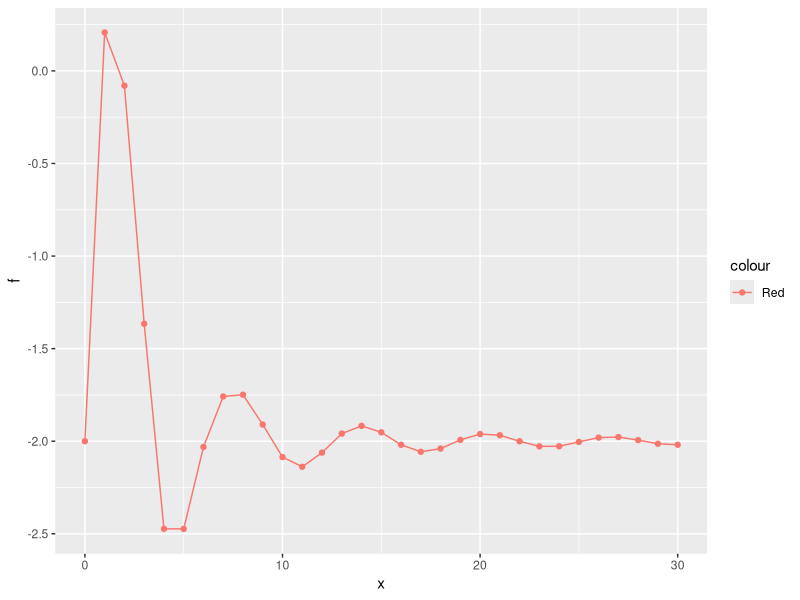
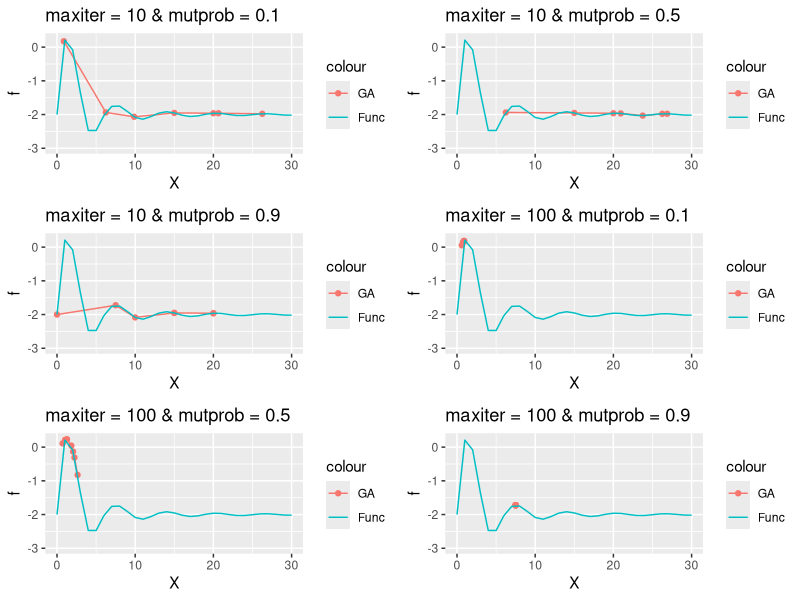
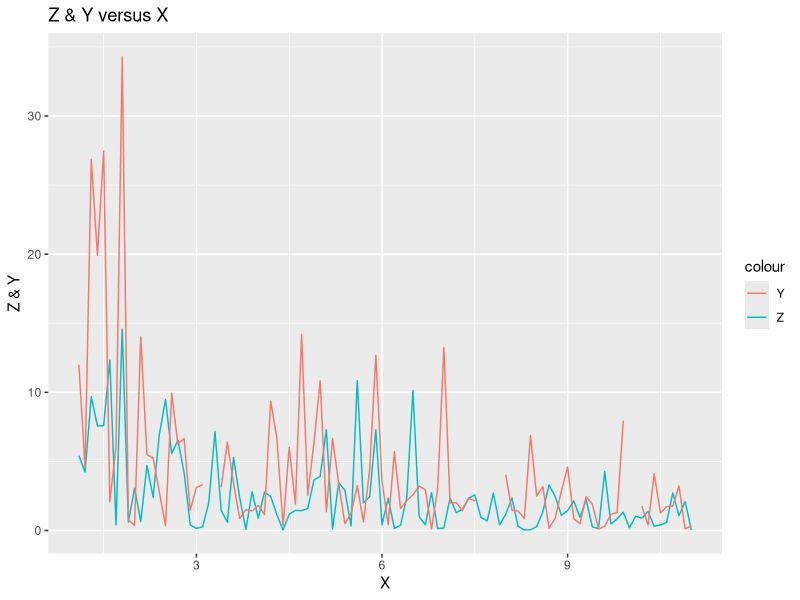
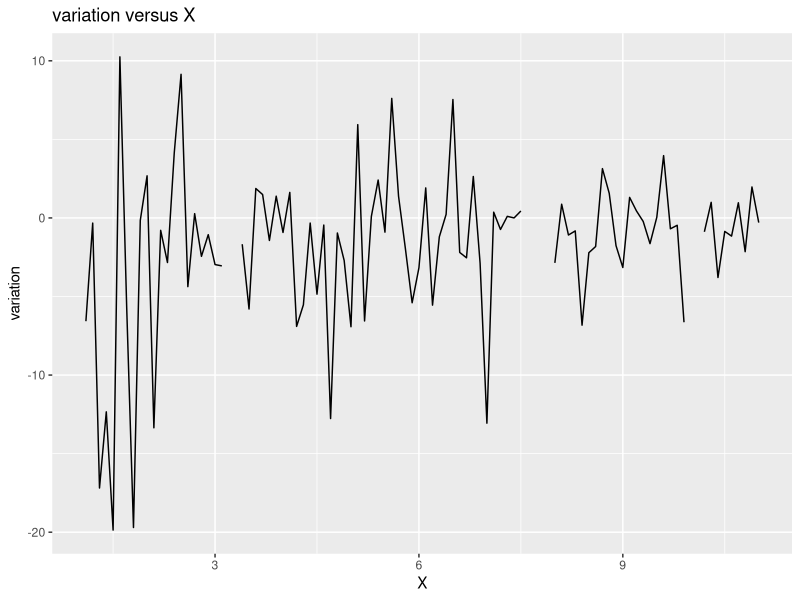
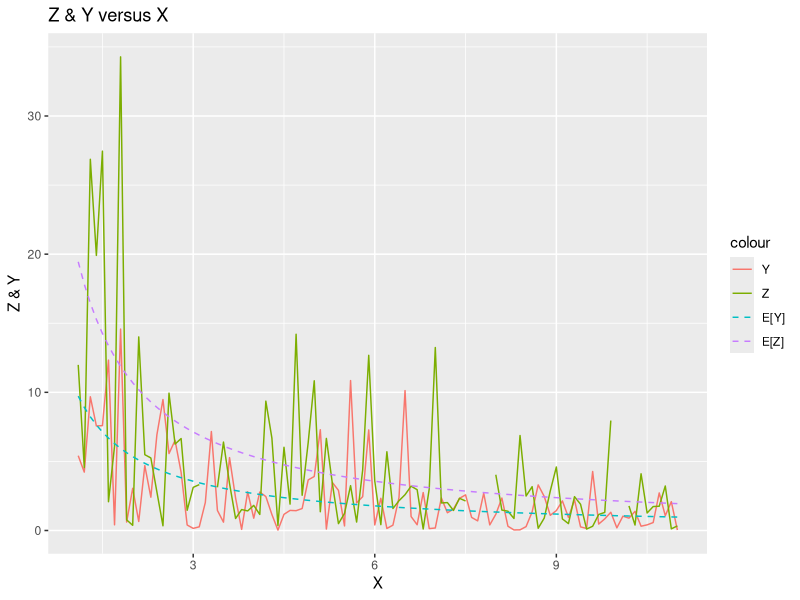

These charts were generated, in order, by the following R code:
## ---- chunk 1
knitr::opts_chunk$set(echo = TRUE, out.height = "280px")
## ---- chunk 2
# library used in this lab
library(ggplot2) # ex 2.1 - time series plot
library(gridExtra) 
## ---- chunk 3
# clean the environment
rm(list=ls())
## ---- chunk 4
# define the function
func = function(x){
  return((x^2/exp(x)) - 2 * exp(-(9 * sin(x))/ (x^2 +x +1)))
}
## ---- chunk 5
# crossover function
crossover = function(x,y){
  kid = (x+y)/2
  return(kid)
}
## ---- chunk 6
# mutate function
mutate = function(x){
  return(x^2 %%30)
}
## ---- chunk 7
#1.4a#############################################################
dataa <- data.frame(x=0:30,f=func(0:30))
plot1.4=ggplot(dataa,aes(x=x,y=f,color="Red"))+
  geom_line()+
  geom_point()   # max x=1
plot1.4
## ---- chunk 8
#1.4b#############################################################
# initial population
X <- seq(0,30,5)

#1.4c#############################################################
# the function values for each population points
Values <- func(X)
## ---- chunk 9
#1.4d#############################################################
set.seed(1234567)
func4 <- function(pars, animation = F){
  maxiter = pars$maxiter
  mutprob = pars$mutprob
  name = pars$name
  tX <- X
  for(i in 1:maxiter) {
    samples <- sample(tX, 2, replace = F)
    id <- which.min(func(tX))
    kid <- crossover(samples[1],samples[2])
    if(runif(1)>mutprob){
      kid <- mutate(kid)
    }
    tX[id] <- kid
    tX <- sort(tX)
    if(animation){
      plot(tX,func(tX),type = "b",xlim=c(0,30), ylim = c(-3,0.25),col="Blue")
      lines(x=seq(0,30),y=f(seq(0,30)))
      Sys.sleep(0.2)
    }
  }
  dt <- data.frame(X=tX,f=func(tX))
  pl = ggplot(dt,aes(x=X,y=f,color="Blue"))+
    geom_point()+
    geom_line()+
    geom_line(data=dataa,aes(x=x,y=f,color="Red"))+
    ylim(-3,0.25)+
    xlim(0,30)+
    ggtitle(name)+
    scale_color_discrete(labels=c("GA","Func"))
  return(pl)
}
## ---- chunk 10
maxiter = c(10,100)
mutprob = c(0.1,0.5,0.9)
names = c("maxiter = 10 & mutprob = 0.1",
          "maxiter = 100 & mutprob = 0.5",
          "maxiter = 10 & mutprob = 0.9",
          "maxiter = 100 & mutprob = 0.1",
          "maxiter = 10 & mutprob = 0.5",
          "maxiter = 100 & mutprob = 0.9")
pairs = data.frame(maxiter=rep(maxiter,3),mutprob=rep(mutprob,2),name=names)
pairs = split(pairs,pairs[,3])

plot(arrangeGrob(grobs=lapply(t(pairs), func4)))
## ---- chunk 11
# clean the environment
rm(list=ls())
# load the data
data2 = read.csv("physical1.csv")
## ---- chunk 12
# Z & Y versus X
col = c("Y" = "#F8766D", "Z" = "#619CFF")

plot21 <- ggplot(data = data2) +
  geom_line(aes(x = X, y=Y,color = "Red")) +
  geom_line(aes(x = X, y=Z,color = "Blue")) +
  ggtitle("Z & Y versus X") +
  ylab("Z & Y")+
  scale_color_discrete(labels=c("Y","Z"))
plot21
## ---- chunk 13
ggplot(data = data.frame(X=data2$X,variation=data2$Y-data2$Z), aes(x = X)) +
  geom_line(aes(y = variation)) + 
  ggtitle("variation versus X")
## ---- chunk 14
EM <- function(data2, eps, kmax=500, lda){
  X <- data2$X
  Y <- data2$Y
  Z <- data2$Z
  obs <- !is.na(Z)
  n <- length(X)
  m <- sum(is.na(Z))
  # browser()
  loglik <- function(lda,ldap){
    return(2*sum(log(X))-n*log(lda)-(X%*%Y)/lda-n*log(2*lda)
           -(X[obs]%*%Z[obs])/(2*lda)-m*ldap/lda)
  }
  # initial state
  k <- 0
  llvalprev <- lda*10+10  # make some difference
  llvalcurr <- lda
  llk <- loglik(llvalcurr,llvalprev)
  print(c(k, llvalcurr,llk))

  while ((abs(llvalprev-llvalcurr)>eps) && (k<(kmax+1))){
    llvalprev <- llvalcurr
    # since we already know how to get argmax lda
    llvalcurr <- 1/(4*n)*(2*X%*%Y+X[obs]%*%Z[obs]+2*m*llvalprev)

  	k<-k+1
    llk <- loglik(llvalcurr,llvalprev)
    print(c(k, llvalcurr,llk))
  }
  return(llvalcurr)
}

lda_opt <- EM(data2, eps=0.001, lda=100)
## ---- chunk 15
X <- data2$X
EY <- c(lda_opt)/X
EZ <- 2*EY

data24 <- cbind(data2,data.frame(EY=EY,EZ=EZ))
ggplot(data = data24) +
  geom_line(aes(x = X, y=Y, color="1")) +
  geom_line(aes(x = X, y=Z, color="2")) +
  geom_line(aes(x = X, y=EY, color="3"),linetype="dashed") +
  geom_line(aes(x = X, y=EZ, color="4"),linetype="dashed") +
  ggtitle("Z & Y versus X") + 
  ylab("Z & Y")+
  scale_color_discrete(labels=c("Y","Z","E[Y]","E[Z]"))


